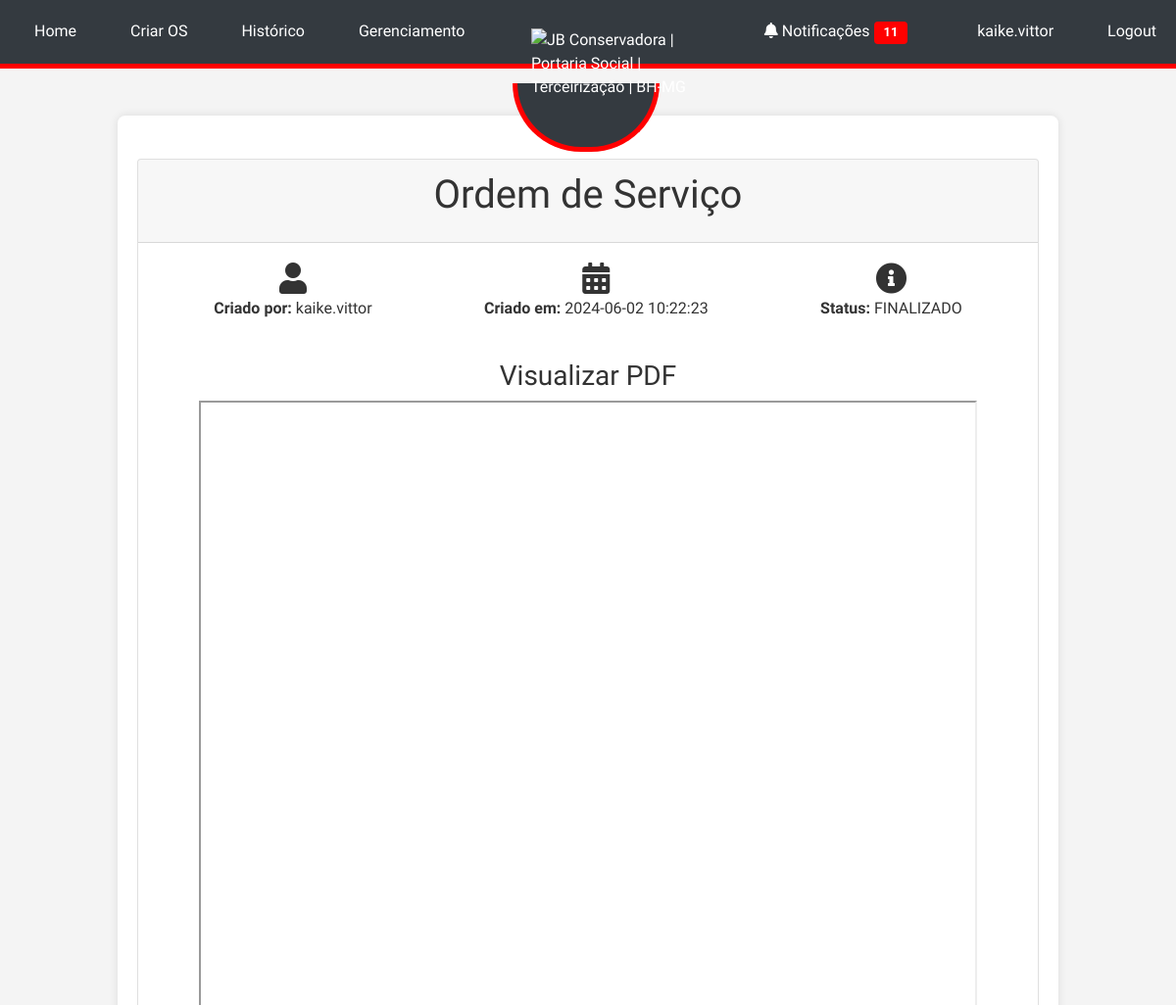
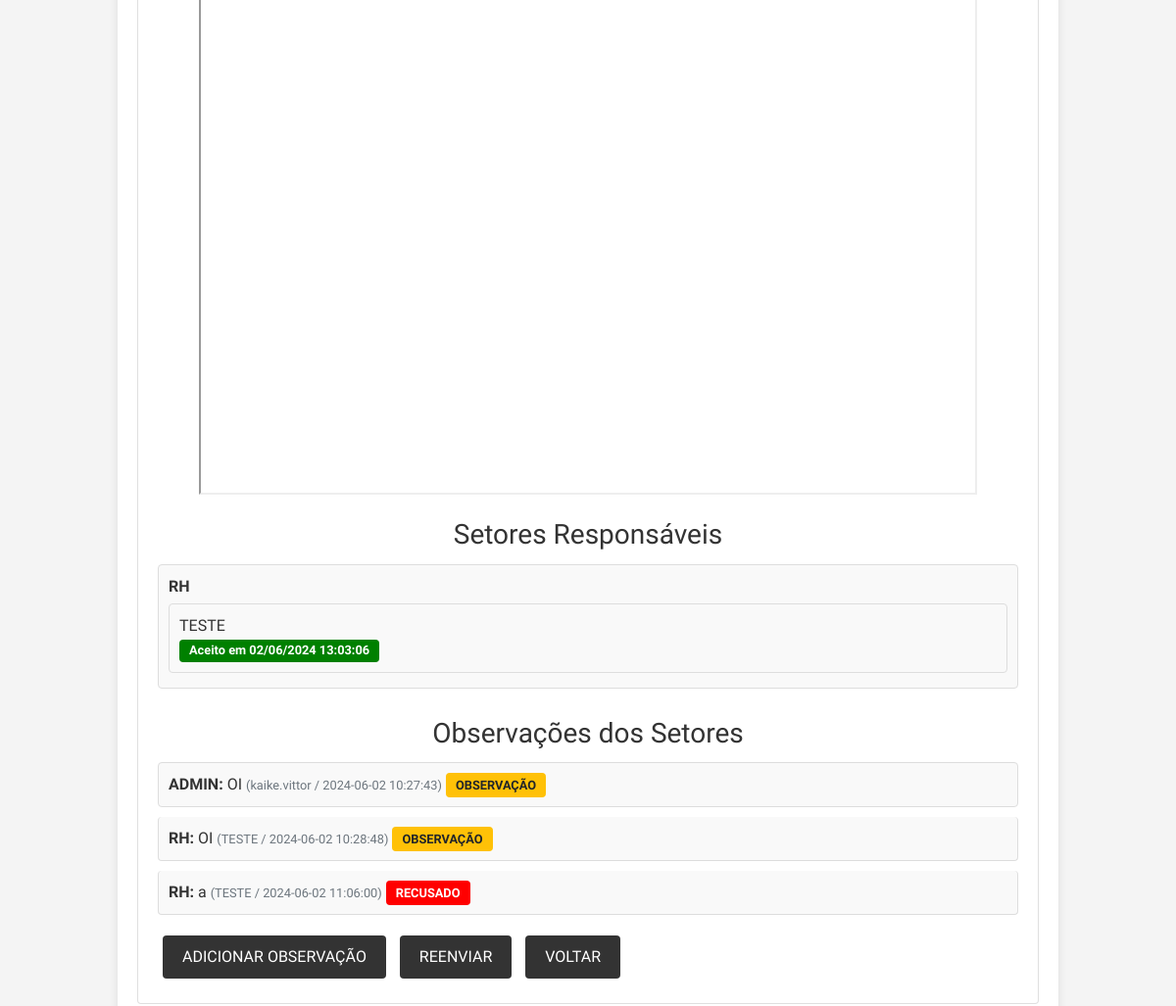
Page /view/147 (signed in) on the committed database (2 pictures, top to bottom).
### tables this page shows
CREATE TABLE users (
            id INTEGER PRIMARY KEY AUTOINCREMENT,
            username TEXT NOT NULL UNIQUE,
            password TEXT NOT NULL,
            email TEXT NOT NULL UNIQUE,
            phone TEXT NOT NULL,
            sector TEXT NOT NULL
        );

CREATE TABLE os (
            id INTEGER PRIMARY KEY AUTOINCREMENT,
            file_path TEXT NOT NULL,
            created_at TEXT NOT NULL,
            name TEXT,
            creator_id INTEGER, ultima_notificacao TEXT, status TEXT DEFAULT "PENDENTE",
            FOREIGN KEY(creator_id) REFERENCES users(id)
        );

CREATE TABLE sector (
            id INTEGER PRIMARY KEY AUTOINCREMENT,
            name TEXT NOT NULL,
            viewed INTEGER NOT NULL DEFAULT 0,
            viewed_at TEXT,
            os_id INTEGER, accepted_by TEXT, accepted_at TEXT, user_id INTEGER, status TEXT,
            FOREIGN KEY(os_id) REFERENCES "os_old"(id)
        );

CREATE TABLE observations (
            id INTEGER PRIMARY KEY AUTOINCREMENT,
            os_id INTEGER,
            sector TEXT,
            observation TEXT,
            created_at TEXT, responsible TEXT,
            FOREIGN KEY(os_id) REFERENCES "os_old"(id)
        );

### app.py (the view)
    @app.route('/view/<int:os_id>', methods=['GET', 'POST'])
    @login_required
    def view_os(os_id):
        conn = sqlite3.connect('site.db')
        conn.row_factory = sqlite3.Row
        c = conn.cursor()
        c.execute('SELECT * FROM os WHERE id = ?', (os_id,))
        order = c.fetchone()
        if not order:
            flash('Ordem de serviço não encontrada.')
            return redirect(url_for('index'))
        c.execute('SELECT DISTINCT name FROM sector WHERE os_id = ?', (os_id,))
        sectors = c.fetchall()
        sector_data = []
        for sector in sectors:
            c.execute('''
                SELECT users.username, sector.viewed, sector.accepted_at, users.id AS user_id, sector.id AS sector_id
                FROM users
                JOIN sector ON users.id = sector.user_id
                WHERE sector.os_id = ? AND sector.name = ?
            ''', (os_id, sector['name']))
            users = c.fetchall()
            sector_data.append({
                'name': sector['name'],
                'users': [{'username': user['username'], 'viewed': user['viewed'], 'accepted_at': user['accepted_at'], 'user_id': user['user_id'], 'sector_id': user['sector_id']} for user in users]
            })
        c.execute('SELECT id, username FROM users WHERE id = ?', (order['creator_id'],))
        creator = c.fetchone()
        c.execute('SELECT id, os_id, sector, observation, responsible, created_at FROM observations WHERE os_id = ?', (os_id,))
        observations = c.fetchall()
        conn.close()
        return render_template('view_os.html', order=dict(order), sectors=sector_data, creator=dict(creator), observations=[dict(observation) for observation in observations], is_creator=current_user.id == order['creator_id'])

### templates/view_os.html (shortened to what this page needs)
{% extends "base.html" %}
{% block content %}
  <div class="card mt-4">
    <div class="card-header">
      <h1 class="card-title">Ordem de Serviço</h1>
    </div>
    <div class="card-body">
      <div class="d-flex justify-content-around mb-3">
        <div class="text-center">
          <i class="fas fa-user fa-2x"></i>
          <p><strong>Criado por:</strong> {{ creator['username'] }}</p>
        </div>
        <div class="text-center">
          <i class="fas fa-calendar-alt fa-2x"></i>
          <p><strong>Criado em:</strong> {{ order['created_at'] }}</p>
        </div>
        <div class="text-center">
          <i class="fas fa-info-circle fa-2x"></i>
          <p><strong>Status:</strong> {{ order['status'] }}</p>
        </div>
      </div>
      <h3 class="mt-4">Visualizar PDF</h3>
      <div class="d-flex justify-content-center">
        <iframe src="{{ url_for('uploaded_file', filename=order['file_path']) }}" style="width: 210mm; height: 297mm;"></iframe>
      </div>
      <h3 class="mt-4">Setores Responsáveis</h3>
      <ul class="list-group">
        {% for sector in sectors %}
          <li class="list-group-item">
            <strong>{{ sector.name }}</strong>
            <ul class="list-group">
              {% for user in sector.users %}
                <li class="list-group-item">
                  {{ user.username }}
                  <div>
                    {% if user.status == "RECUSADO" %}
                      <span class="badge badge-danger">Recusado por {{ user.accepted_by }} em {{ user.accepted_at }}</span>
                    {% elif user.accepted_by and not user.viewed %}
                      <span class="badge badge-danger">Recusado por {{ user.accepted_by }} em {{ user.accepted_at }}</span>
                    {% elif user.viewed %}
                      <span class="badge badge-success">Aceito em {{ user.accepted_at }}</span>
                    {% endif %}
                  </div>
                </li>
              {% endfor %}
            </ul>
          </li>
        {% endfor %}
      </ul>
      <h3 class="mt-4">Observações dos Setores</h3>
      <ul class="list-group">
        {% for observation in observations %}
          <li class="list-group-item">
            <strong>{{ observation.sector }}:</strong>
            {{ observation.observation.replace('Recusa:', '').replace('recusa:', '').strip() }}
            <small class="text-muted"> ({{ observation.responsible }} / {{ observation.created_at }})</small>
            <div class="d-inline {% if 'recusa:' in observation.observation|lower %}badge badge-danger{% else %}badge badge-warning{% endif %}">
              {% if 'recusa:' in observation.observation|lower %}RECUSADO{% else %}OBSERVAÇÃO{% endif %}
            </div>
          </li>
        {% endfor %}
      </ul>
      <button type="button" class="btn btn-info mt-3" data-toggle="modal" data-target="#addObservationModal">Adicionar Observação</button>
      {% if is_creator %}
        <form method="POST" action="{{ url_for('resend_os', os_id=order['id']) }}" style="display: inline;">
          <button type="submit" class="btn btn-primary mt-3">Reenviar</button>
        </form>
      {% endif %}
      <a href="{{ url_for('index') }}" class="btn btn-secondary mt-3">Voltar</a>
    </div>
  </div>
{% endblock %}

### templates/base.html (shortened to what this page needs)
<!DOCTYPE html>
<html lang="en">
<head>
    <link rel="stylesheet" href="https://stackpath.bootstrapcdn.com/bootstrap/4.5.2/css/bootstrap.min.css">
    <link rel="stylesheet" href="{{ url_for('static', filename='style.css') }}">
    <link rel="stylesheet" href="https://cdnjs.cloudflare.com/ajax/libs/font-awesome/5.15.3/css/all.min.css">
</head>
<body>
    {% if request.endpoint != 'login' %}
    <div class="navbar">
        <div class="navbar-left">
            <a href="{{ url_for('index') }}" class="menu-item">Home</a>
            {% if current_user.is_authenticated %}
                {% if current_user.sector in ['COMERCIAL', 'ADMIN'] %}
                    <a href="{{ url_for('create_os') }}" class="menu-item">Criar OS</a>
                {% endif %}
                <a href="{{ url_for('history') }}" class="menu-item">Histórico</a>
                {% if current_user.username == 'kaike.vittor' %}
                    <a href="{{ url_for('manage') }}" class="menu-item">Gerenciamento</a>
                {% endif %}
            {% else %}
                <a href="{{ url_for('login') }}" class="menu-item">Login</a>
            {% endif %}
        </div>
        <div class="logo-container">
            <img src="https://jbconservadora.com.br/wp-content/uploads/2020/09/logo-final-jb.png" alt="JB Conservadora | Portaria Social | Terceirização | BH-MG" class="logo">
        </div>
        <div class="navbar-right">
            {% if current_user.is_authenticated %}
                <a href="{{ url_for('notifications') }}" class="menu-item mr-3">
                    <i class="fas fa-bell"></i> Notificações
                    {% if g.unread_notifications_count > 0 %}
                        <span class="badge badge-danger">{{ g.unread_notifications_count }}</span>
                    {% endif %}
                </a>
                <a class="menu-item">{{ current_user.username }}</a>
                <a href="{{ url_for('logout') }}" class="menu-item">Logout</a>
            {% endif %}
        </div>
    </div>
    {% endif %}
    <div class="container mt-5">
        {% block content %}{% endblock %}
    </div>
</body>
</html>

### static/style.css (style rules this page uses)
body { font-family: 'Roboto', sans-serif; background-color: #f4f4f4; margin: 0; padding: 0; padding-top: 70px; display: flex; flex-direction: column; align-items: center; justify-content: flex-start; min-height: 100vh; color: #333; }
.container { width: 80%; max-width: 1200px; margin: 20px auto; padding: 20px; background: #fff; box-shadow: 0 0 10px rgba(0, 0, 0, 0.1); border-radius: 8px; }
.navbar { width: 100%; background-color: #333; padding: 10px; display: flex; justify-content: space-between; align-items: center; border-bottom: 5px solid red; position: fixed; top: 0; z-index: 1000; }
.navbar a { color: white; padding: 10px 20px; text-decoration: none; }
h1, h3 { color: #333; text-align: center; }
button, .btn { background-color: #333; color: white; border: none; padding: 10px 20px; margin: 5px; cursor: pointer; border-radius: 4px; text-transform: uppercase; }
.list-group { list-style: none; padding: 0; }
.list-group-item { padding: 10px; margin: 5px 0; background-color: #f9f9f9; border: 1px solid #ddd; border-radius: 4px; }
.badge { padding: 5px 10px; border-radius: 4px; font-size: 0.8em; }
.badge-success { background-color: green; color: white; }
.badge-danger { background-color: red; color: white; }

### templates/base.html (style rules this page uses)
.navbar { position: fixed; top: 0; width: 100%; background-color: #343a40; color: #ffffff; z-index: 1000; padding: 10px 0; }
.navbar .navbar-left, .navbar .navbar-right { display: flex; align-items: center; }
.navbar .navbar-left { flex: 1; justify-content: flex-start; }
.navbar .navbar-right { flex: 1; justify-content: flex-end; }
.navbar .menu-item { margin-left: 15px; color: #ffffff; text-decoration: none; }
.logo-container { position: absolute; top: 100%; left: 52%; transform: translate(-50%, -50%); width: 180px; height: auto; }
.logo-container::before { content: ''; position: absolute; width: 150px; height: 70px; border: 5px solid red; border-top: none; border-bottom-left-radius: 75px; border-bottom-right-radius: 75px; top: 56px; left: -6%; background-color: #343a40; z-index: -1; }
.logo { position: relative; left: 8px; width: 60%; }
.container { margin-top: 70px; }
body { font-family: 'Comfortaa', sans-serif; }

### rows in the picture
users: username "kaike.vittor"
os: created_at "2024-06-02 10:22:23", status "FINALIZADO"
sector: username "TESTE", accepted_at "02/06/2024 13:03:06"
observations: sector "ADMIN", observation.replace "OI", responsible "kaike.vittor", created_at "2024-06-02 10:27:43", shows "OBSERVAÇÃO"
observations: sector "RH", observation.replace "OI", responsible "TESTE", created_at "2024-06-02 10:28:48", shows "OBSERVAÇÃO"
observations: sector "RH", observation.replace "a", responsible "TESTE", created_at "2024-06-02 11:06:00", shows "RECUSADO"

### other values in the picture
{{ g.unread_notifications_count }} "11"
{{ sector.name }} "RH"
